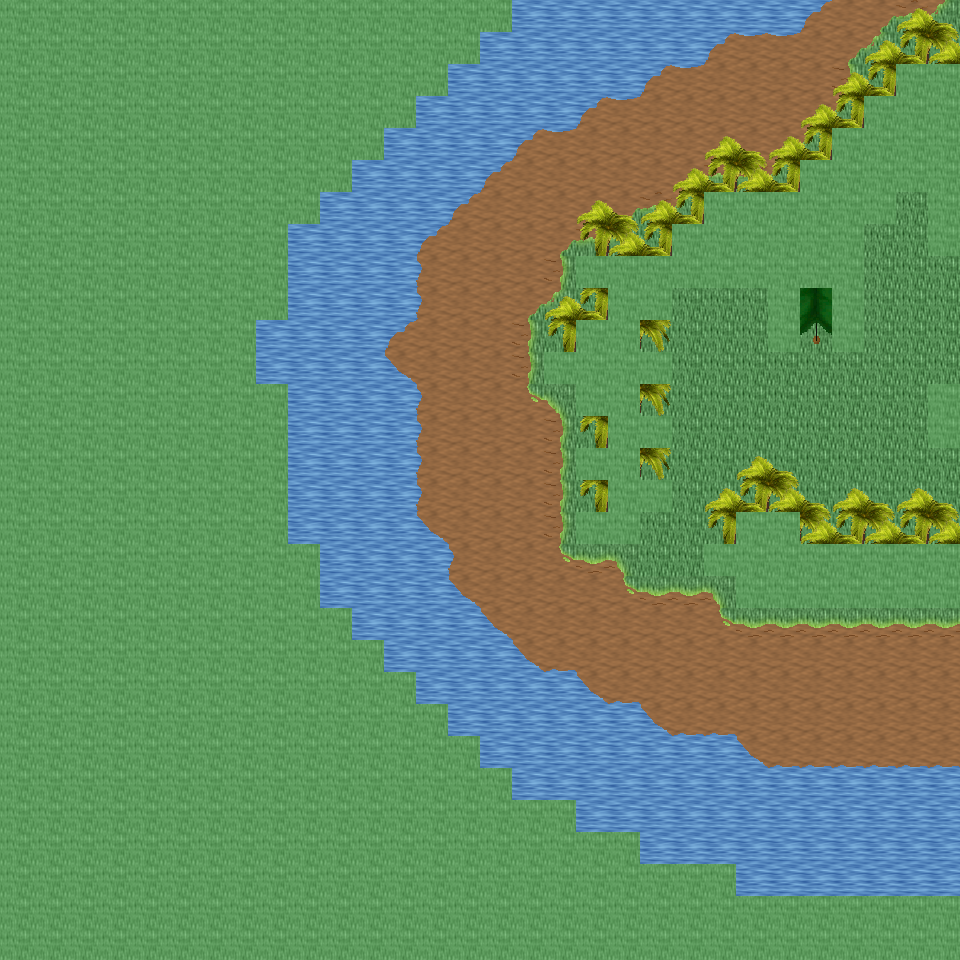

This is a level from a 2D game, rendered from its Tiled map with the project's own tilesets. A one-line summary and the map file follow, with tile-layer data summarised:
An orthogonal 30x30 tile map with 32x32 px tiles, 6 tile layers (Ground, Object, Object2, Above, ...), 23 tilesets and 5 objects (5x mapExit).

<map version="1.0" orientation="orthogonal" renderorder="right-down" width="30" height="30" tilewidth="32" tileheight="32" nextobjectid="6">
  <tileset firstgid="1" name="tileset_ground_ground" tilewidth="32" tileheight="32" tilecount="33" columns="3">
    <image source="../drawable/tileset_ground_ground.png" width="96" height="352" />
  </tileset>
  <tileset firstgid="34" name="tileset_ground_water_pool" tilewidth="32" tileheight="32" tilecount="72" columns="3">
    <image source="../drawable/tileset_ground_water_pool.png" width="96" height="768" />
  </tileset>
  <tileset firstgid="106" name="tileset_ground_water_pool_corners" tilewidth="32" tileheight="32" tilecount="72" columns="3">
    <image source="../drawable/tileset_ground_water_pool_corners.png" width="96" height="768" />
  </tileset>
  <tileset firstgid="178" name="tileset_ground_grass_edges" tilewidth="32" tileheight="32" tilecount="36" columns="12">
    <image source="../drawable/tileset_ground_grass_edges.png" width="384" height="96" />
  </tileset>
  <tileset firstgid="214" name="tileset_ground_grass_corners" tilewidth="32" tileheight="32" tilecount="24" columns="6">
    <image source="../drawable/tileset_ground_grass_corners.png" width="192" height="128" />
  </tileset>
  <tileset firstgid="238" name="tileset_plant_tree_palm_tree" tilewidth="32" tileheight="32" tilecount="6" columns="2">
    <image source="../drawable/tileset_plant_tree_palm_tree.png" width="64" height="96" />
  </tileset>
  <tileset firstgid="244" name="tileset_logic_creature_animal" tilewidth="32" tileheight="32" tilecount="32" columns="8">
    <image source="../drawable/tileset_logic_creature_animal.png" width="256" height="128" />
  </tileset>
  <tileset firstgid="276" name="tileset_logic_collision" tilewidth="32" tileheight="32" tilecount="1" columns="1">
    <image source="../drawable/tileset_logic_collision.png" width="32" height="32" />
  </tileset>
  <tileset firstgid="277" name="tileset_plant_bush_various_small" tilewidth="32" tileheight="32" tilecount="9" columns="3">
    <image source="../drawable/tileset_plant_bush_various_small.png" width="96" height="96" />
  </tileset>
  <tileset firstgid="286" name="tileset_item_corpse_huge_animal" tilewidth="32" tileheight="32" tilecount="16" columns="2">
    <image source="../drawable/tileset_item_corpse_huge_animal.png" width="64" height="256" />
  </tileset>
  <tileset firstgid="302" name="tileset_object_tent" tilewidth="32" tileheight="32" tilecount="9" columns="3">
    <image source="../drawable/tileset_object_tent.png" width="96" height="96" />
  </tileset>
  <tileset firstgid="311" name="tileset_furniture_light_iron_lamp" tilewidth="32" tileheight="32" tilecount="3" columns="1">
    <image source="../drawable/tileset_furniture_light_iron_lamp.png" width="32" height="96" />
  </tileset>
  <tileset firstgid="314" name="tileset_furniture_light_flames" tilewidth="32" tileheight="32" tilecount="6" columns="6">
    <image source="../drawable/tileset_furniture_light_flames.png" width="192" height="32" />
  </tileset>
  <tileset firstgid="320" name="tileset_logic_creature_amazon" tilewidth="32" tileheight="32" tilecount="16" columns="8">
    <image source="../drawable/tileset_logic_creature_amazon.png" width="256" height="64" />
  </tileset>
  <tileset firstgid="336" name="tileset_logic_item_fruits" tilewidth="32" tileheight="32" tilecount="16" columns="8">
    <image source="../drawable/tileset_logic_item_fruits.png" width="256" height="64" />
  </tileset>
  <tileset firstgid="352" name="tileset_plant_pineapple_plant" tilewidth="32" tileheight="32" tilecount="6" columns="2">
    <image source="../drawable/tileset_plant_pineapple_plant.png" width="64" height="96" />
  </tileset>
  <tileset firstgid="358" name="tileset_ground_grass_2" tilewidth="32" tileheight="32" tilecount="21" columns="3">
    <image source="../drawable/tileset_ground_grass_2.png" width="96" height="224" />
  </tileset>
  <tileset firstgid="379" name="tileset_light_dim_yellow_light_7x5" tilewidth="32" tileheight="32" tilecount="35" columns="7">
    <image source="../drawable/tileset_light_dim_yellow_light_7x5.png" width="224" height="160" />
  </tileset>
  <tileset firstgid="414" name="tileset_light_yellow_light_5x5" tilewidth="32" tileheight="32" tilecount="25" columns="5">
    <image source="../drawable/tileset_light_yellow_light_5x5.png" width="160" height="160" />
  </tileset>
  <tileset firstgid="439" name="tileset_building_huts" tilewidth="32" tileheight="32" tilecount="338" columns="26">
    <image source="../drawable/tileset_building_huts.png" width="832" height="416" />
  </tileset>
  <tileset firstgid="777" name="tileset_item_firewood" tilewidth="32" tileheight="32" tilecount="12" columns="3">
    <image source="../drawable/tileset_item_firewood.png" width="96" height="128" />
  </tileset>
  <tileset firstgid="789" name="tileset_logic_creature_spider" tilewidth="32" tileheight="32" tilecount="3" columns="3">
    <image source="../drawable/tileset_logic_creature_spider.png" width="96" height="32" />
  </tileset>
  <tileset firstgid="792" name="tileset_logic_creature_reptile" tilewidth="32" tileheight="32" tilecount="7" columns="7">
    <image source="../drawable/tileset_logic_creature_reptile.png" width="224" height="32" />
  </tileset>
  <layer name="Ground" width="30" height="30">
    <data>[900 cells, 900 non-empty, 9 distinct tile ids]</data>
  </layer>
  <layer name="Object" width="30" height="30">
    <data>[900 cells, 162 non-empty, 23 distinct tile ids]</data>
  </layer>
  <layer name="Object2" width="30" height="30">
    <data>[900 cells, 40 non-empty, 3 distinct tile ids]</data>
  </layer>
  <layer name="Above" width="30" height="30">
    <data>[900 cells, 77 non-empty, 7 distinct tile ids]</data>
  </layer>
  <layer name="Above2" width="30" height="30">
    <data>[900 cells, 19 non-empty, 2 distinct tile ids]</data>
  </layer>
  <layer name="Walkable" width="30" height="30">
    <data>[900 cells, 479 non-empty, 1 distinct tile ids]</data>
  </layer>
  <objectgroup name="MapEvents">
    <object id="1" name="north" type="mapExit" x="512" y="0" width="448" height="32">
      <properties>
        <property name="map" value="level_0_x256_y27" />
        <property name="x" value="16" />
        <property name="y" value="28" />
      </properties>
    </object>
    <object id="2" name="east" type="mapExit" x="928" y="0" width="32" height="64">
      <properties>
        <property name="map" value="level_0_x257_y28" />
        <property name="x" value="1" />
        <property name="y" value="0" />
      </properties>
    </object>
    <object id="3" name="east2" type="mapExit" x="928" y="256" width="32" height="128">
      <properties>
        <property name="map" value="level_0_x257_y28" />
        <property name="x" value="1" />
        <property name="y" value="8" />
      </properties>
    </object>
    <object id="4" name="east3" type="mapExit" x="928" y="448" width="32" height="96">
      <properties>
        <property name="map" value="level_0_x257_y28" />
        <property name="x" value="1" />
        <property name="y" value="14" />
      </properties>
    </object>
    <object id="5" name="east4" type="mapExit" x="928" y="608" width="32" height="288">
      <properties>
        <property name="map" value="level_0_x257_y28" />
        <property name="x" value="1" />
        <property name="y" value="19" />
      </properties>
    </object>
  </objectgroup>
</map>
